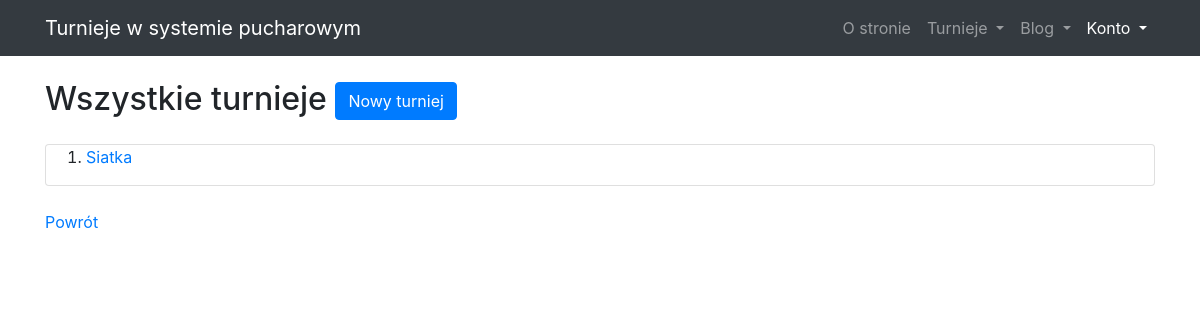
/tournaments/, run on an earlier commit of the app's database.
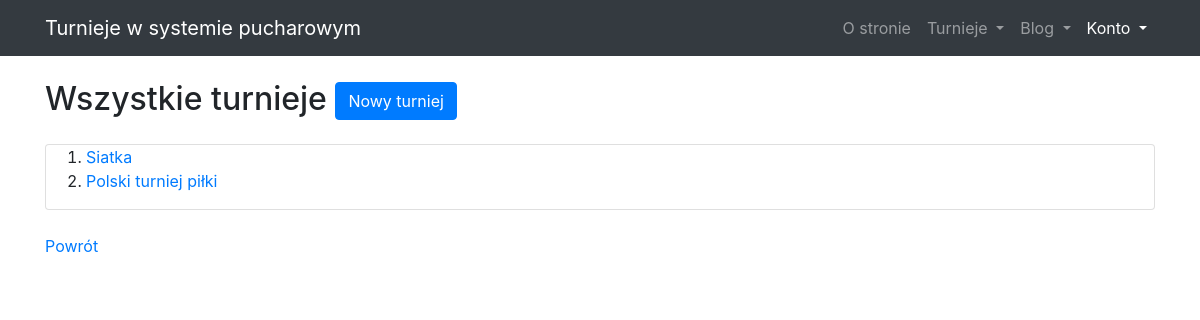
And on a later commit of the database.
### tournaments_app/models/tournament_model.py (models this page shows, shortened)
class Tournament(models.Model):
    id = models.AutoField(db_index=True, primary_key=True)
    name = models.CharField(max_length=20)
    start_date = models.DateField()
    end_date = models.DateField()
    max_number_of_players = models.IntegerField()
    registered_teams = models.ManyToManyField('tournaments_app.Team')

### tournaments_app/views/tournaments_views.py (the view)
# urls.py: path('', AllTournamentsView.as_view(), name="tournaments-home"),
class AllTournamentsView(ListView):
    model = Tournament
    def get_context_data(self, **kwargs):
        return {'Tournaments':  Tournament.objects.all()}

### tournaments_app/templates/tournaments_app/tournament_list.html
{% extends "tournaments_app/base.html" %}
{% block content %}
<article>
    {% if Tournaments  %}
    <h2 class="mt-4 mb-3">Wszystkie turnieje
        <a class="btn btn-primary" href="{% url 'tournament_add' %}">Nowy turniej</a>
    </h2>
    <div class="card my-4">
        <ol>
            {% for tournament in Tournaments %}
            <li><a href="{% url 'tournament_detail' tournament.id %}">{{ tournament.name }} </a> </li>
            {% endfor %}
        </ol>
    </div>
    {% else %}
    <h2 class="mt-4 mb-3">Nie ma jeszcze utworzonego turnieju w bazie danych.<a class="btn btn-primary"
            href="{% url 'tournament_add' %}">Nowy turniej</a>
    </h2>
    {% endif %}
    <a href="{{request.META.HTTP_REFERER}}">Powrót</a>
</article>
{% endblock content %}

What changed in the data, as far as the page shows it:
added Tournament: name "Polski turniej piłki"
